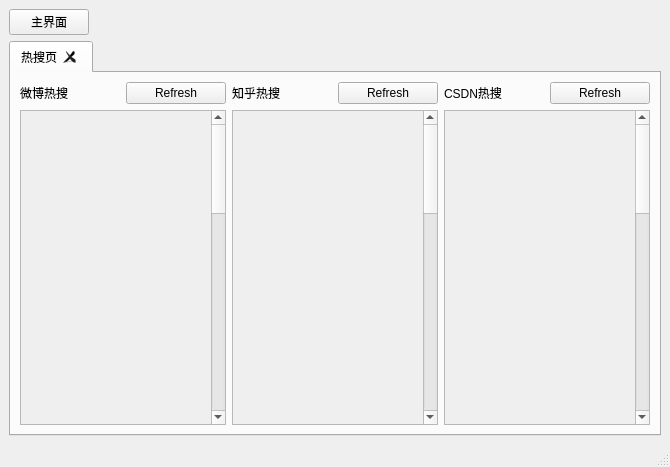
<?xml version="1.0" encoding="UTF-8"?>
<ui version="4.0">
 <class>MainWindow</class>
 <widget class="QMainWindow" name="MainWindow">
  <property name="geometry">
   <rect>
    <x>0</x>
    <y>0</y>
    <width>670</width>
    <height>467</height>
   </rect>
  </property>
  <property name="minimumSize">
   <size>
    <width>670</width>
    <height>467</height>
   </size>
  </property>
  <property name="windowTitle">
   <string>MainWindow</string>
  </property>
  <widget class="QWidget" name="centralwidget">
   <layout class="QGridLayout" name="gridLayout_2">
    <item row="0" column="0">
     <widget class="QPushButton" name="main_Button">
      <property name="text">
       <string>主界面</string>
      </property>
     </widget>
    </item>
    <item row="0" column="1">
     <widget class="QLabel" name="label">
      <property name="text">
       <string/>
      </property>
     </widget>
    </item>
    <item row="0" column="2">
     <widget class="QLabel" name="label_2">
      <property name="text">
       <string/>
      </property>
     </widget>
    </item>
    <item row="0" column="3">
     <widget class="QLabel" name="label_3">
      <property name="text">
       <string/>
      </property>
     </widget>
    </item>
    <item row="0" column="4">
     <widget class="QLabel" name="label_4">
      <property name="text">
       <string/>
      </property>
     </widget>
    </item>
    <item row="0" column="5">
     <widget class="QLabel" name="label_5">
      <property name="text">
       <string/>
      </property>
     </widget>
    </item>
    <item row="0" column="6">
     <widget class="QLabel" name="label_6">
      <property name="text">
       <string/>
      </property>
     </widget>
    </item>
    <item row="0" column="7">
     <widget class="QLabel" name="label_7">
      <property name="text">
       <string/>
      </property>
     </widget>
    </item>
    <item row="1" column="0" colspan="8">
     <widget class="QTabWidget" name="tabWidget">
      <property name="currentIndex">
       <number>0</number>
      </property>
      <property name="tabsClosable">
       <bool>true</bool>
      </property>
      <widget class="QWidget" name="tab">
       <attribute name="title">
        <string>热搜页</string>
       </attribute>
       <layout class="QGridLayout" name="gridLayout">
        <item row="0" column="0">
         <widget class="QLabel" name="labelWeibo">
          <property name="text">
           <string>微博热搜</string>
          </property>
         </widget>
        </item>
        <item row="0" column="1">
         <widget class="QPushButton" name="pushButton">
          <property name="text">
           <string>Refresh</string>
          </property>
         </widget>
        </item>
        <item row="0" column="2">
         <widget class="QLabel" name="labelZhihu">
          <property name="text">
           <string>知乎热搜</string>
          </property>
         </widget>
        </item>
        <item row="0" column="3">
         <widget class="QPushButton" name="pushButton_2">
          <property name="text">
           <string>Refresh</string>
          </property>
         </widget>
        </item>
        <item row="0" column="4">
         <widget class="QLabel" name="labelCsdn">
          <property name="text">
           <string>CSDN热搜</string>
          </property>
         </widget>
        </item>
        <item row="0" column="5">
         <widget class="QPushButton" name="pushButton_3">
          <property name="text">
           <string>Refresh</string>
          </property>
         </widget>
        </item>
        <item row="1" column="0" colspan="2">
         <widget class="QScrollArea" name="scrollArea_weibo">
          <property name="widgetResizable">
           <bool>true</bool>
          </property>
          <widget class="QWidget" name="scrollAreaWidgetContents">
           <property name="geometry">
            <rect>
             <x>0</x>
             <y>0</y>
             <width>174</width>
             <height>1218</height>
            </rect>
           </property>
           <layout class="QVBoxLayout" name="verticalLayout">
            <item>
             <layout class="QVBoxLayout" name="verticalLayout_1">
              <item>
               <widget class="QLabel" name="labelWeibo_1">
                <property name="text">
                 <string/>
                </property>
               </widget>
              </item>
              <item>
               <widget class="QLabel" name="labelWeibo_2">
                <property name="text">
                 <string/>
                </property>
               </widget>
              </item>
              <item>
               <widget class="QLabel" name="labelWeibo_3">
                <property name="text">
                 <string/>
                </property>
               </widget>
              </item>
              <item>
               <widget class="QLabel" name="labelWeibo_4">
                <property name="text">
                 <string/>
                </property>
               </widget>
              </item>
              <item>
               <widget class="QLabel" name="labelWeibo_5">
                <property name="text">
                 <string/>
                </property>
               </widget>
              </item>
              <item>
               <widget class="QLabel" name="labelWeibo_6">
                <property name="text">
                 <string/>
                </property>
               </widget>
              </item>
              <item>
               <widget class="QLabel" name="labelWeibo_7">
                <property name="text">
                 <string/>
                </property>
               </widget>
              </item>
              <item>
               <widget class="QLabel" name="labelWeibo_8">
                <property name="text">
                 <string/>
                </property>
               </widget>
              </item>
              <item>
               <widget class="QLabel" name="labelWeibo_9">
                <property name="text">
                 <string/>
                </property>
               </widget>
              </item>
              <item>
               <widget class="QLabel" name="labelWeibo_10">
                <property name="text">
                 <string/>
                </property>
               </widget>
              </item>
              <item>
               <widget class="QLabel" name="labelWeibo_11">
                <property name="text">
                 <string/>
                </property>
               </widget>
              </item>
              <item>
               <widget class="QLabel" name="labelWeibo_12">
                <property name="text">
                 <string/>
                </property>
               </widget>
              </item>
              <item>
               <widget class="QLabel" name="labelWeibo_13">
                <property name="text">
                 <string/>
                </property>
               </widget>
              </item>
              <item>
               <widget class="QLabel" name="labelWeibo_14">
                <property name="text">
                 <string/>
                </property>
               </widget>
              </item>
              <item>
               <widget class="QLabel" name="labelWeibo_15">
                <property name="text">
                 <string/>
                </property>
               </widget>
              </item>
              <item>
               <widget class="QLabel" name="labelWeibo_16">
                <property name="text">
                 <string/>
                </property>
               </widget>
              </item>
              <item>
               <widget class="QLabel" name="labelWeibo_17">
                <property name="text">
                 <string/>
                </property>
               </widget>
              </item>
              <item>
               <widget class="QLabel" name="labelWeibo_18">
                <property name="text">
                 <string/>
                </property>
               </widget>
              </item>
              <item>
               <widget class="QLabel" name="labelWeibo_19">
                <property name="text">
                 <string/>
                </property>
               </widget>
              </item>
              <item>
               <widget class="QLabel" name="labelWeibo_20">
                <property name="text">
                 <string/>
                </property>
               </widget>
              </item>
              <item>
               <widget class="QLabel" name="labelWeibo_21">
                <property name="text">
                 <string/>
                </property>
               </widget>
              </item>
              <item>
               <widget class="QLabel" name="labelWeibo_22">
                <property name="text">
                 <string/>
                </property>
               </widget>
              </item>
              <item>
               <widget class="QLabel" name="labelWeibo_23">
                <property name="text">
                 <string/>
                </property>
               </widget>
              </item>
              <item>
               <widget class="QLabel" name="labelWeibo_24">
                <property name="text">
                 <string/>
                </property>
               </widget>
              </item>
              <item>
               <widget class="QLabel" name="labelWeibo_25">
                <property name="text">
                 <string/>
                </property>
               </widget>
              </item>
              <item>
               <widget class="QLabel" name="labelWeibo_26">
                <property name="text">
                 <string/>
                </property>
               </widget>
              </item>
              <item>
               <widget class="QLabel" name="labelWeibo_27">
                <property name="text">
                 <string/>
                </property>
               </widget>
              </item>
              <item>
               <widget class="QLabel" name="labelWeibo_28">
                <property name="text">
                 <string/>
                </property>
               </widget>
              </item>
              <item>
               <widget class="QLabel" name="labelWeibo_29">
                <property name="text">
                 <string/>
                </property>
               </widget>
              </item>
              <item>
               <widget class="QLabel" name="labelWeibo_30">
                <property name="text">
                 <string/>
                </property>
               </widget>
              </item>
              <item>
               <widget class="QLabel" name="labelWeibo_31">
                <property name="text">
                 <string/>
                </property>
               </widget>
              </item>
              <item>
               <widget class="QLabel" name="labelWeibo_32">
                <property name="text">
                 <string/>
                </property>
               </widget>
              </item>
              <item>
               <widget class="QLabel" name="labelWeibo_33">
                <property name="text">
                 <string/>
                </property>
               </widget>
              </item>
              <item>
               <widget class="QLabel" name="labelWeibo_34">
                <property name="text">
                 <string/>
                </property>
               </widget>
              </item>
              <item>
               <widget class="QLabel" name="labelWeibo_35">
                <property name="text">
                 <string/>
                </property>
               </widget>
              </item>
              <item>
               <widget class="QLabel" name="labelWeibo_36">
                <property name="text">
                 <string/>
                </property>
               </widget>
              </item>
              <item>
               <widget class="QLabel" name="labelWeibo_37">
                <property name="text">
                 <string/>
                </property>
               </widget>
              </item>
              <item>
               <widget class="QLabel" name="labelWeibo_38">
                <property name="text">
                 <string/>
                </property>
               </widget>
              </item>
              <item>
               <widget class="QLabel" name="labelWeibo_39">
                <property name="text">
                 <string/>
                </property>
               </widget>
              </item>
              <item>
               <widget class="QLabel" name="labelWeibo_40">
                <property name="text">
                 <string/>
                </property>
               </widget>
              </item>
              <item>
               <widget class="QLabel" name="labelWeibo_41">
                <property name="text">
                 <string/>
                </property>
               </widget>
              </item>
              <item>
               <widget class="QLabel" name="labelWeibo_42">
                <property name="text">
                 <string/>
                </property>
               </widget>
              </item>
              <item>
               <widget class="QLabel" name="labelWeibo_43">
                <property name="text">
                 <string/>
                </property>
               </widget>
              </item>
              <item>
               <widget class="QLabel" name="labelWeibo_44">
                <property name="text">
                 <string/>
                </property>
               </widget>
              </item>
              <item>
               <widget class="QLabel" name="labelWeibo_45">
                <property name="text">
                 <string/>
                </property>
               </widget>
              </item>
              <item>
               <widget class="QLabel" name="labelWeibo_46">
                <property name="text">
                 <string/>
                </property>
               </widget>
              </item>
              <item>
               <widget class="QLabel" name="labelWeibo_47">
                <property name="text">
                 <string/>
                </property>
               </widget>
              </item>
              <item>
               <widget class="QLabel" name="labelWeibo_48">
                <property name="text">
                 <string/>
                </property>
               </widget>
              </item>
              <item>
               <widget class="QLabel" name="labelWeibo_49">
                <property name="text">
                 <string/>
                </property>
               </widget>
              </item>
              <item>
               <widget class="QLabel" name="labelWeibo_50">
                <property name="text">
                 <string/>
                </property>
               </widget>
              </item>
             </layout>
            </item>
           </layout>
          </widget>
         </widget>
        </item>
        <item row="1" column="2" colspan="2">
         <widget class="QScrollArea" name="scrollArea_zhihu">
          <property name="widgetResizable">
           <bool>true</bool>
          </property>
          <widget class="QWidget" name="scrollAreaWidgetContents_2">
           <property name="geometry">
            <rect>
             <x>0</x>
             <y>0</y>
             <width>173</width>
             <height>1218</height>
            </rect>
           </property>
           <layout class="QVBoxLayout" name="verticalLayout_3">
            <item>
             <layout class="QVBoxLayout" name="verticalLayout_2">
              <item>
               <widget class="QLabel" name="labelZhihu_1">
                <property name="text">
                 <string/>
                </property>
               </widget>
              </item>
              <item>
               <widget class="QLabel" name="labelZhihu_2">
                <property name="text">
                 <string/>
                </property>
               </widget>
              </item>
              <item>
               <widget class="QLabel" name="labelZhihu_3">
                <property name="text">
                 <string/>
                </property>
               </widget>
              </item>
              <item>
               <widget class="QLabel" name="labelZhihu_4">
                <property name="text">
                 <string/>
                </property>
               </widget>
              </item>
              <item>
               <widget class="QLabel" name="labelZhihu_5">
                <property name="text">
                 <string/>
                </property>
               </widget>
              </item>
              <item>
               <widget class="QLabel" name="labelZhihu_6">
                <property name="text">
                 <string/>
                </property>
               </widget>
              </item>
              <item>
               <widget class="QLabel" name="labelZhihu_7">
                <property name="text">
                 <string/>
                </property>
               </widget>
              </item>
              <item>
               <widget class="QLabel" name="labelZhihu_8">
                <property name="text">
                 <string/>
                </property>
               </widget>
              </item>
              <item>
               <widget class="QLabel" name="labelZhihu_9">
                <property name="text">
                 <string/>
                </property>
               </widget>
              </item>
              <item>
               <widget class="QLabel" name="labelZhihu_10">
                <property name="text">
                 <string/>
                </property>
               </widget>
              </item>
              <item>
               <widget class="QLabel" name="labelZhihu_11">
                <property name="text">
                 <string/>
                </property>
               </widget>
              </item>
              <item>
               <widget class="QLabel" name="labelZhihu_12">
                <property name="text">
                 <string/>
                </property>
               </widget>
              </item>
              <item>
               <widget class="QLabel" name="labelZhihu_13">
                <property name="text">
                 <string/>
                </property>
               </widget>
              </item>
              <item>
               <widget class="QLabel" name="labelZhihu_14">
                <property name="text">
                 <string/>
                </property>
               </widget>
              </item>
              <item>
               <widget class="QLabel" name="labelZhihu_15">
                <property name="text">
                 <string/>
                </property>
               </widget>
              </item>
              <item>
               <widget class="QLabel" name="labelZhihu_16">
                <property name="text">
                 <string/>
                </property>
               </widget>
              </item>
              <item>
               <widget class="QLabel" name="labelZhihu_17">
                <property name="text">
                 <string/>
                </property>
               </widget>
              </item>
              <item>
               <widget class="QLabel" name="labelZhihu_18">
                <property name="text">
                 <string/>
                </property>
               </widget>
              </item>
              <item>
               <widget class="QLabel" name="labelZhihu_19">
                <property name="text">
                 <string/>
                </property>
               </widget>
              </item>
              <item>
               <widget class="QLabel" name="labelZhihu_20">
                <property name="text">
                 <string/>
                </property>
               </widget>
              </item>
              <item>
               <widget class="QLabel" name="labelZhihu_21">
                <property name="text">
                 <string/>
                </property>
               </widget>
              </item>
              <item>
               <widget class="QLabel" name="labelZhihu_22">
                <property name="text">
                 <string/>
                </property>
               </widget>
              </item>
              <item>
               <widget class="QLabel" name="labelZhihu_23">
                <property name="text">
                 <string/>
                </property>
               </widget>
              </item>
              <item>
               <widget class="QLabel" name="labelZhihu_24">
                <property name="text">
                 <string/>
                </property>
               </widget>
              </item>
              <item>
               <widget class="QLabel" name="labelZhihu_25">
                <property name="text">
                 <string/>
                </property>
               </widget>
              </item>
              <item>
               <widget class="QLabel" name="labelZhihu_26">
                <property name="text">
                 <string/>
                </property>
               </widget>
              </item>
              <item>
               <widget class="QLabel" name="labelZhihu_27">
                <property name="text">
                 <string/>
                </property>
               </widget>
              </item>
              <item>
               <widget class="QLabel" name="labelZhihu_28">
                <property name="text">
                 <string/>
                </property>
               </widget>
              </item>
              <item>
               <widget class="QLabel" name="labelZhihu_29">
                <property name="text">
                 <string/>
                </property>
               </widget>
              </item>
              <item>
               <widget class="QLabel" name="labelZhihu_30">
                <property name="text">
                 <string/>
                </property>
               </widget>
              </item>
              <item>
               <widget class="QLabel" name="labelZhihu_31">
                <property name="text">
                 <string/>
                </property>
               </widget>
              </item>
              <item>
               <widget class="QLabel" name="labelZhihu_32">
                <property name="text">
                 <string/>
                </property>
               </widget>
              </item>
              <item>
               <widget class="QLabel" name="labelZhihu_33">
                <property name="text">
                 <string/>
                </property>
               </widget>
              </item>
              <item>
               <widget class="QLabel" name="labelZhihu_34">
                <property name="text">
                 <string/>
                </property>
               </widget>
              </item>
              <item>
               <widget class="QLabel" name="labelZhihu_35">
                <property name="text">
                 <string/>
                </property>
               </widget>
              </item>
              <item>
               <widget class="QLabel" name="labelZhihu_36">
                <property name="text">
                 <string/>
                </property>
               </widget>
              </item>
              <item>
               <widget class="QLabel" name="labelZhihu_37">
                <property name="text">
                 <string/>
                </property>
               </widget>
              </item>
              <item>
               <widget class="QLabel" name="labelZhihu_38">
                <property name="text">
                 <string/>
                </property>
               </widget>
              </item>
              <item>
               <widget class="QLabel" name="labelZhihu_39">
                <property name="text">
                 <string/>
                </property>
               </widget>
              </item>
              <item>
               <widget class="QLabel" name="labelZhihu_40">
                <property name="text">
                 <string/>
                </property>
               </widget>
              </item>
              <item>
               <widget class="QLabel" name="labelZhihu_41">
                <property name="text">
                 <string/>
                </property>
               </widget>
              </item>
              <item>
               <widget class="QLabel" name="labelZhihu_42">
                <property name="text">
                 <string/>
                </property>
               </widget>
              </item>
              <item>
               <widget class="QLabel" name="labelZhihu_43">
                <property name="text">
                 <string/>
                </property>
               </widget>
              </item>
              <item>
               <widget class="QLabel" name="labelZhihu_44">
                <property name="text">
                 <string/>
                </property>
               </widget>
              </item>
              <item>
               <widget class="QLabel" name="labelZhihu_45">
                <property name="text">
                 <string/>
                </property>
               </widget>
              </item>
              <item>
               <widget class="QLabel" name="labelZhihu_46">
                <property name="text">
                 <string/>
                </property>
               </widget>
              </item>
              <item>
               <widget class="QLabel" name="labelZhihu_47">
                <property name="text">
                 <string/>
                </property>
               </widget>
              </item>
              <item>
               <widget class="QLabel" name="labelZhihu_48">
                <property name="text">
                 <string/>
                </property>
               </widget>
              </item>
              <item>
               <widget class="QLabel" name="labelZhihu_49">
                <property name="text">
                 <string/>
                </property>
               </widget>
              </item>
              <item>
               <widget class="QLabel" name="labelZhihu_50">
                <property name="text">
                 <string/>
                </property>
               </widget>
              </item>
             </layout>
            </item>
           </layout>
          </widget>
         </widget>
        </item>
        <item row="1" column="4" colspan="2">
         <widget class="QScrollArea" name="scrollArea_Csdn">
          <property name="widgetResizable">
           <bool>true</bool>
          </property>
          <widget class="QWidget" name="scrollAreaWidgetContents_3">
           <property name="geometry">
            <rect>
             <x>0</x>
             <y>0</y>
             <width>174</width>
             <height>1218</height>
            </rect>
           </property>
           <layout class="QVBoxLayout" name="verticalLayout_5">
            <item>
             <layout class="QVBoxLayout" name="verticalLayout_4">
              <item>
               <widget class="QLabel" name="labelCSDN_1">
                <property name="text">
                 <string/>
                </property>
               </widget>
              </item>
              <item>
               <widget class="QLabel" name="labelCSDN_2">
                <property name="text">
                 <string/>
                </property>
               </widget>
              </item>
              <item>
               <widget class="QLabel" name="labelCSDN_3">
                <property name="text">
                 <string/>
                </property>
               </widget>
              </item>
              <item>
               <widget class="QLabel" name="labelCSDN_4">
                <property name="text">
                 <string/>
                </property>
               </widget>
              </item>
              <item>
               <widget class="QLabel" name="labelCSDN_5">
                <property name="text">
                 <string/>
                </property>
               </widget>
              </item>
              <item>
               <widget class="QLabel" name="labelCSDN_6">
                <property name="text">
                 <string/>
                </property>
               </widget>
              </item>
              <item>
               <widget class="QLabel" name="labelCSDN_7">
                <property name="text">
                 <string/>
                </property>
               </widget>
              </item>
              <item>
               <widget class="QLabel" name="labelCSDN_8">
                <property name="text">
                 <string/>
                </property>
               </widget>
              </item>
              <item>
               <widget class="QLabel" name="labelCSDN_9">
                <property name="text">
                 <string/>
                </property>
               </widget>
              </item>
              <item>
               <widget class="QLabel" name="labelCSDN_10">
                <property name="text">
                 <string/>
                </property>
               </widget>
              </item>
              <item>
               <widget class="QLabel" name="labelCSDN_11">
                <property name="text">
                 <string/>
                </property>
               </widget>
              </item>
              <item>
               <widget class="QLabel" name="labelCSDN_12">
                <property name="text">
                 <string/>
                </property>
               </widget>
              </item>
              <item>
               <widget class="QLabel" name="labelCSDN_13">
                <property name="text">
                 <string/>
                </property>
               </widget>
              </item>
              <item>
               <widget class="QLabel" name="labelCSDN_14">
                <property name="text">
                 <string/>
                </property>
               </widget>
              </item>
              <item>
               <widget class="QLabel" name="labelCSDN_15">
                <property name="text">
                 <string/>
                </property>
               </widget>
              </item>
              <item>
               <widget class="QLabel" name="labelCSDN_16">
                <property name="text">
                 <string/>
                </property>
               </widget>
              </item>
              <item>
               <widget class="QLabel" name="labelCSDN_17">
                <property name="text">
                 <string/>
                </property>
               </widget>
              </item>
              <item>
               <widget class="QLabel" name="labelCSDN_18">
                <property name="text">
                 <string/>
                </property>
               </widget>
              </item>
              <item>
               <widget class="QLabel" name="labelCSDN_19">
                <property name="text">
                 <string/>
                </property>
               </widget>
              </item>
              <item>
               <widget class="QLabel" name="labelCSDN_20">
                <property name="text">
                 <string/>
                </property>
               </widget>
              </item>
              <item>
               <widget class="QLabel" name="labelCSDN_21">
                <property name="text">
                 <string/>
                </property>
               </widget>
              </item>
              <item>
               <widget class="QLabel" name="labelCSDN_22">
                <property name="text">
                 <string/>
                </property>
               </widget>
              </item>
              <item>
               <widget class="QLabel" name="labelCSDN_23">
                <property name="text">
                 <string/>
                </property>
               </widget>
              </item>
              <item>
               <widget class="QLabel" name="labelCSDN_24">
                <property name="text">
                 <string/>
                </property>
               </widget>
              </item>
              <item>
               <widget class="QLabel" name="labelCSDN_25">
                <property name="text">
                 <string/>
                </property>
               </widget>
              </item>
              <item>
               <widget class="QLabel" name="labelCSDN_26">
                <property name="text">
                 <string/>
                </property>
               </widget>
              </item>
              <item>
               <widget class="QLabel" name="labelCSDN_27">
                <property name="text">
                 <string/>
                </property>
               </widget>
              </item>
              <item>
               <widget class="QLabel" name="labelCSDN_28">
                <property name="text">
                 <string/>
                </property>
               </widget>
              </item>
              <item>
               <widget class="QLabel" name="labelCSDN_29">
                <property name="text">
                 <string/>
                </property>
               </widget>
              </item>
              <item>
               <widget class="QLabel" name="labelCSDN_30">
                <property name="text">
                 <string/>
                </property>
               </widget>
              </item>
              <item>
               <widget class="QLabel" name="labelCSDN_31">
                <property name="text">
                 <string/>
                </property>
               </widget>
              </item>
              <item>
               <widget class="QLabel" name="labelCSDN_32">
                <property name="text">
                 <string/>
                </property>
               </widget>
              </item>
              <item>
               <widget class="QLabel" name="labelCSDN_33">
                <property name="text">
                 <string/>
                </property>
               </widget>
              </item>
              <item>
               <widget class="QLabel" name="labelCSDN_34">
                <property name="text">
                 <string/>
                </property>
               </widget>
              </item>
              <item>
               <widget class="QLabel" name="labelCSDN_35">
                <property name="text">
                 <string/>
                </property>
               </widget>
              </item>
              <item>
               <widget class="QLabel" name="labelCSDN_36">
                <property name="text">
                 <string/>
                </property>
               </widget>
              </item>
              <item>
               <widget class="QLabel" name="labelCSDN_37">
                <property name="text">
                 <string/>
                </property>
               </widget>
              </item>
              <item>
               <widget class="QLabel" name="labelCSDN_38">
                <property name="text">
                 <string/>
                </property>
               </widget>
              </item>
              <item>
               <widget class="QLabel" name="labelCSDN_39">
                <property name="text">
                 <string/>
                </property>
               </widget>
              </item>
              <item>
               <widget class="QLabel" name="labelCSDN_40">
                <property name="text">
                 <string/>
                </property>
               </widget>
              </item>
              <item>
               <widget class="QLabel" name="labelCSDN_41">
                <property name="text">
                 <string/>
                </property>
               </widget>
              </item>
              <item>
               <widget class="QLabel" name="labelCSDN_42">
                <property name="text">
                 <string/>
                </property>
               </widget>
              </item>
              <item>
               <widget class="QLabel" name="labelCSDN_43">
                <property name="text">
                 <string/>
                </property>
               </widget>
              </item>
              <item>
               <widget class="QLabel" name="labelCSDN_44">
                <property name="text">
                 <string/>
                </property>
               </widget>
              </item>
              <item>
               <widget class="QLabel" name="labelCSDN_45">
                <property name="text">
                 <string/>
                </property>
               </widget>
              </item>
              <item>
               <widget class="QLabel" name="labelCSDN_46">
                <property name="text">
                 <string/>
                </property>
               </widget>
              </item>
              <item>
               <widget class="QLabel" name="labelCSDN_47">
                <property name="text">
                 <string/>
                </property>
               </widget>
              </item>
              <item>
               <widget class="QLabel" name="labelCSDN_48">
                <property name="text">
                 <string/>
                </property>
               </widget>
              </item>
              <item>
               <widget class="QLabel" name="labelCSDN_49">
                <property name="text">
                 <string/>
                </property>
               </widget>
              </item>
              <item>
               <widget class="QLabel" name="labelCSDN_50">
                <property name="text">
                 <string/>
                </property>
               </widget>
              </item>
             </layout>
            </item>
           </layout>
          </widget>
         </widget>
        </item>
       </layout>
      </widget>
     </widget>
    </item>
   </layout>
  </widget>
  <widget class="QStatusBar" name="statusbar"/>
 </widget>
 <resources/>
 <connections/>
</ui>
